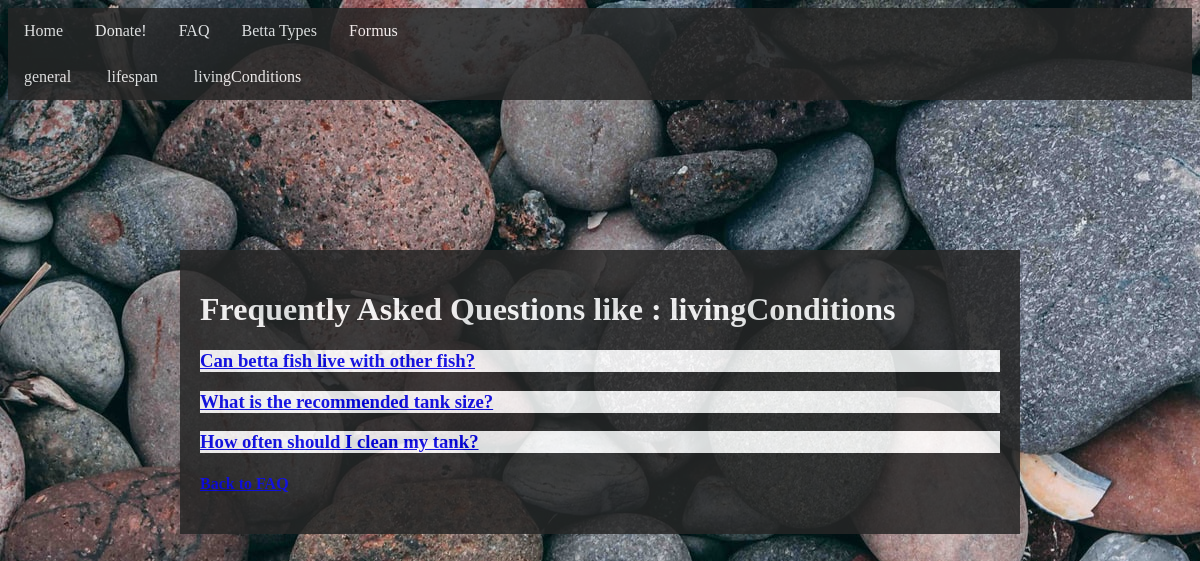
Page /faqLike.php?type=livingConditions on the committed database.
### tables this page shows
CREATE TABLE `categories` (
  `id` int(11) NOT NULL,
  `type` varchar(100) NOT NULL
);

CREATE TABLE `faq` (
  `id` int(11) NOT NULL,
  `question` varchar(200) NOT NULL,
  `answer` varchar(1000) NOT NULL,
  `type` varchar(100) NOT NULL
);

### faqLike.php (the view, shortened to what this page needs)
<?php
		  require('database/db_connect.php');
      $queryLike = "SELECT * FROM faq WHERE type = :type" ;
      $statementLike = $db->prepare($queryLike);
      $something = "{$_GET['type']}";
      $statementLike->bindValue(':type', $something);
	    $statementLike->execute();
?>
<!DOCTYPE html>
<html>
<head>
	<link rel="stylesheet" type="text/css" href="styles/faq.css">
</head>
<body>
	 <?php include('components\nav.php'); ?>
   <?php include('components\faqNav.php'); ?>
    <div id="wrapper">
     <h1>Frequently Asked Questions like : <?= $something  ?> </h1>
     	    <?php while($row = $statementLike -> fetch()): ?>
     	  <div id="indie">
      <h3> <a href="faqContents.php?id=<?=$row['id']?>"> <?= $row['question'] ?></a></h3>
      </div>
    <?php endwhile ?>
      <h4><a href="faq.php">Back to FAQ</a></h4>
    </div>
</body>
</html>

### components/faqNav.php
<?php
      $queryCat = "SELECT * FROM categories ORDER BY id";
      $statementCat = $db->prepare($queryCat);
      $statementCat->execute();
?>
<nav>
    <ul>
        <li>
          <?php while($row = $statementCat -> fetch()): ?>
             <a href="faqLike.php?type=<?=$row['type']?>">  <?= $row['type'] ?> </a>
          <?php endwhile ?>
        </li>
    </ul>
</nav>

### styles/faq.css (style rules this page uses)
body { background-image: url("images/indexMultRocks.jpg"); }
ul { list-style-type: none; margin: 0; padding: 0; overflow: hidden; background-color: #262626; opacity: 0.85; }
li { float: left; color: white; }
li a, .dropbtn { display: inline-block; color: white; text-align: center; padding: 14px 16px; text-decoration: none; }
#wrapper { width: 800px; margin: 150px auto; text-align: left; padding: 20px; background: #262626; opacity: 0.85; }
h1 { color: white; }
#indie { background-color: white; }

### rows in the picture
categories: type "general"
categories: type "lifespan"
categories: type "livingConditions"
faq: question "Can betta fish live with other fish?"
faq: question "What is the recommended tank size?"
faq: question "How often should I clean my tank?"

### other values in the picture
$something "livingConditions"
